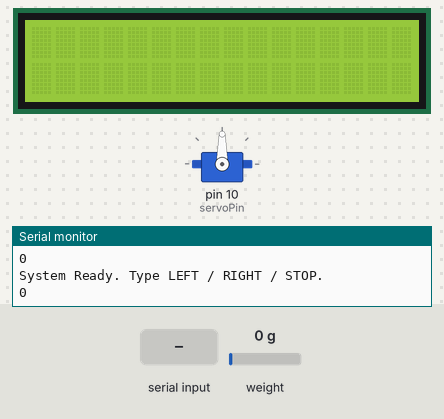
Recording of a sketch running on a simulated Arduino Uno, built with avr-gcc and run on an emulated ATmega328P. Shown: servo, 16×2 character LCD, the last lines printed to the serial monitor. Inputs (shaded band) come from the test bench; at power-on: weight on the scale 0 g.

Above: at 3.2 s.
3.3 s: "LEFT\n" received over Serial
At 5.5 s:
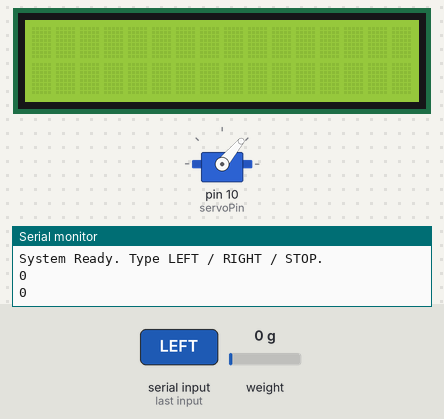
At 6.0 s:
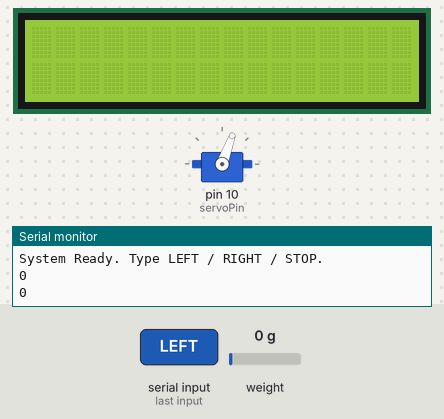
7.6 s: "RIGHT\n" received over Serial
At 8.7 s:
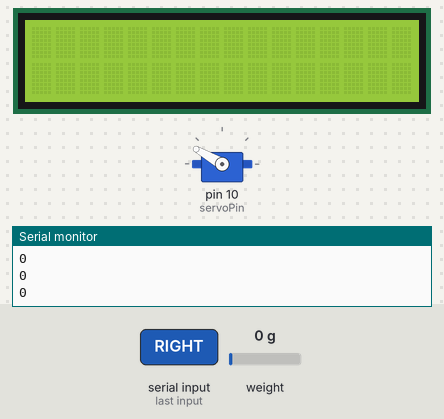
Timing chart, 0 to 11.9 s (numbered marks = the images above; inputs shaded):
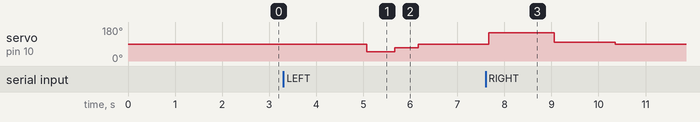

The sketch:

arduino.ino
```cpp
#include <Servo.h>
#include "HX711.h"
#include "LiquidCrystal_PCF8574.h"

// 서보모터 설정
Servo mg995;
const int servoPin = 10;
int currentAngle = 90;  // 현재 각도

// 로드셀 설정
const int DT_PIN = 6;
const int SCK_PIN = 5;
const float scale_factor = 434.16;
HX711 scale;

// LCD 설정 (원하면 사용 가능)
LiquidCrystal_PCF8574 lcd(0x27);  // 일반 주소 0x27 또는 0x3F

// 시리얼 명령 수신 버퍼
String command = "";

void setup() {
  Serial.begin(9600);
  Serial.println("Initializing the scale");

  // 서보 초기화
  mg995.attach(servoPin);
  mg995.write(currentAngle);

  // 로드셀 초기화
  scale.begin(DT_PIN, SCK_PIN);

  // LCD 초기화 (필요 시 주석 해제)
  lcd.begin(16, 2);
  lcd.setBacklight(255);
  lcd.clear();

  Serial.println("Before setting up the scale:");
  Serial.println(scale.get_units(5), 0);  // 설정 전 값 출력

  scale.set_scale(scale_factor);         // 스케일 설정
  scale.tare();                          // 영점 보정

  Serial.println("After setting up the scale:");
  Serial.println(scale.get_units(5), 0);  // 설정 후 값 출력

  Serial.println("System Ready. Type LEFT / RIGHT / STOP.");
}

void loop() {
  // -----------------------------
  // 1. 무게 측정 및 출력
  // -----------------------------
  float weight = scale.get_units(10);
  if (weight <= 0) weight = 0;

  // 정수만 출력
  Serial.println(round(weight));

  // LCD 출력 (원하면 사용 가능)
  // lcd.clear();
  // lcd.setCursor(0, 0);
  // lcd.print("Weight:");
  // lcd.setCursor(0, 1);
  // lcd.print(round(weight));
  // lcd.print(" g");

  scale.power_down();
  delay(500);
  scale.power_up();

  // -----------------------------
  // 2. 시리얼 명령 처리
  // -----------------------------
  while (Serial.available()) {
    char c = Serial.read();
    if (c == '\n' || c == '\r') {
      if (command.length() > 0) {
        handleCommand(command);
        command = "";
      }
    } else {
      command += c;
    }
  }
}

// -----------------------------
// 명령 처리 함수
// -----------------------------
void handleCommand(String cmd) {
  cmd.trim();

  if (cmd == "LEFT") {
    //currentAngle = constrain(currentAngle - 45, 0, 180);
    mg995.write(50);
    delay(600);  //각도를 시간으로 조절
    mg995.write(70);
    delay(500);
    mg995.write(90);
    currentAngle = 90;
  }
  else if (cmd == "RIGHT") {
    //currentAngle = constrain(currentAngle + 45, 0, 180);
    mg995.write(150);
    delay(1390);  //각도를 시간으로 조절
    mg995.write(100);
    delay(1300);
    mg995.write(90);
    //scale.tare();
    //currentAngle = 90;
  }
  else if (cmd == "STOP") {
    mg995.write(90);
    currentAngle = 90;
    scale.tare();
  }

  // Serial.print("ACK: ");
  // Serial.println(cmd);
}
```

Measured:
- after the input at 3.3 s, servo on pin 10 (servoPin): 90° → 50° after 1.8 s, → 70° 0.60 s later, → 90° 0.50 s later
- after the input at 7.6 s, servo on pin 10 (servoPin): 90° → 150° after 0.07 s, → 100° 1.4 s later, → 90° 1.3 s later
